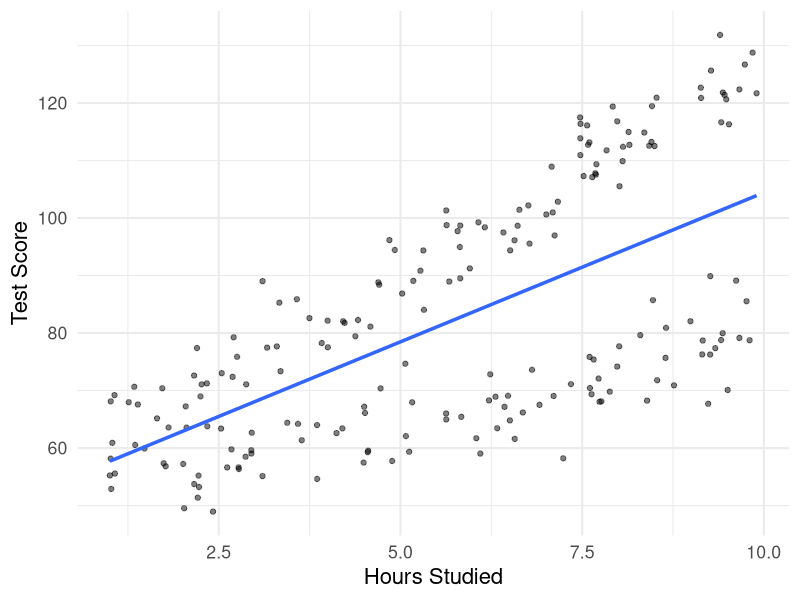
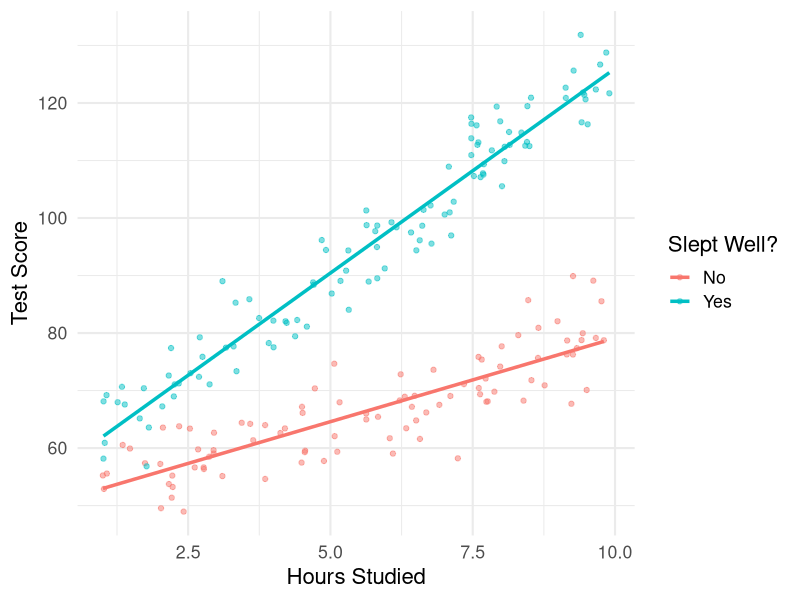

Reproduce these figures in R, in order.
## ---- chunk 1
#| echo: false
#| warning: false
#| fig-align: center
#| fig-height: 4.5

library(ggplot2)
set.seed(42)
n <- 200
students <- data.frame(
  study_hours = runif(n, 1, 10),
  slept_well = sample(c("Yes", "No"), n, replace = TRUE)
)
students$score <- 50 +
  3 * students$study_hours +
  5 * (students$slept_well == "Yes") +
  4 * students$study_hours * (students$slept_well == "Yes") +
  rnorm(n, 0, 5)

ggplot(students, aes(x = study_hours, y = score)) +
  geom_point(alpha = 0.5) +
  geom_smooth(method = "lm", se = FALSE, linewidth = 1.2) +
  labs(x = "Hours Studied", y = "Test Score") +
  theme_minimal(base_size = 16)
## ---- chunk 2
#| echo: true
#| code-fold: true
#| code-summary: "Show code"
summary(lm(score ~ study_hours, data = students))$coefficients |>
  round(3)
## ---- chunk 3
#| echo: false
#| warning: false
#| fig-align: center
#| fig-height: 4.5

ggplot(students, aes(x = study_hours, y = score, color = slept_well)) +
  geom_point(alpha = 0.5) +
  geom_smooth(method = "lm", se = FALSE, linewidth = 1.2) +
  labs(x = "Hours Studied", y = "Test Score", color = "Slept Well?") +
  theme_minimal(base_size = 16)
## ---- chunk 4
#| echo: true
#| code-fold: true
#| code-summary: "Show code"
summary(lm(score ~ study_hours * slept_well, data = students))$coefficients |>
  round(3)
## ---- chunk 5
#| echo: true
#| code-fold: true
#| code-summary: "Show code"
summary(lm(score ~ study_hours * slept_well, data = students))$coefficients |>
  round(2)
